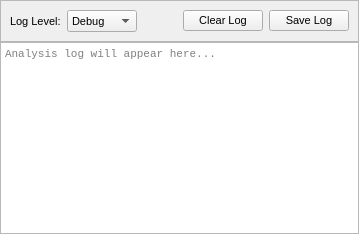
      <widget class="QWidget" name="logTab">
       <property name="sizePolicy">
        <sizepolicy hsizetype="Expanding" vsizetype="Preferred">
         <horstretch>0</horstretch>
         <verstretch>0</verstretch>
        </sizepolicy>
       </property>
       <attribute name="title">
        <string>Analysis Log</string>
       </attribute>
       <layout class="QVBoxLayout" name="logLayout">
        <property name="spacing">
         <number>0</number>
        </property>
        <property name="leftMargin">
         <number>0</number>
        </property>
        <property name="topMargin">
         <number>0</number>
        </property>
        <property name="rightMargin">
         <number>0</number>
        </property>
        <property name="bottomMargin">
         <number>0</number>
        </property>
        <item>
         <widget class="QFrame" name="logControlFrame">
          <property name="maximumSize">
           <size>
            <width>16777215</width>
            <height>60</height>
           </size>
          </property>
          <property name="font">
           <font>
            <pointsize>8</pointsize>
           </font>
          </property>
          <property name="frameShape">
           <enum>QFrame::StyledPanel</enum>
          </property>
          <layout class="QHBoxLayout" name="logControlLayout">
           <item>
            <widget class="QLabel" name="logLevelLabel">
             <property name="font">
              <font>
               <pointsize>8</pointsize>
              </font>
             </property>
             <property name="text">
              <string>Log Level:</string>
             </property>
            </widget>
           </item>
           <item>
            <widget class="QComboBox" name="logLevelCombo">
             <property name="font">
              <font>
               <pointsize>8</pointsize>
              </font>
             </property>
             <item>
              <property name="text">
               <string>Debug</string>
              </property>
             </item>
             <item>
              <property name="text">
               <string>Info</string>
              </property>
             </item>
             <item>
              <property name="text">
               <string>Warning</string>
              </property>
             </item>
             <item>
              <property name="text">
               <string>Error</string>
              </property>
             </item>
            </widget>
           </item>
           <item>
            <spacer name="horizontalSpacer">
             <property name="font">
              <font>
               <pointsize>8</pointsize>
              </font>
             </property>
             <property name="orientation">
              <enum>Qt::Horizontal</enum>
             </property>
             <property name="sizeHint" stdset="0">
              <size>
               <width>40</width>
               <height>20</height>
              </size>
             </property>
            </spacer>
           </item>
           <item>
            <widget class="QPushButton" name="clearLogButton">
             <property name="font">
              <font>
               <pointsize>8</pointsize>
              </font>
             </property>
             <property name="text">
              <string>Clear Log</string>
             </property>
            </widget>
           </item>
           <item>
            <widget class="QPushButton" name="saveLogButton">
             <property name="font">
              <font>
               <pointsize>8</pointsize>
              </font>
             </property>
             <property name="text">
              <string>Save Log</string>
             </property>
            </widget>
           </item>
          </layout>
         </widget>
        </item>
        <item>
         <widget class="QTextEdit" name="logTextEdit">
          <property name="font">
           <font>
            <family>Courier New</family>
            <pointsize>8</pointsize>
           </font>
          </property>
          <property name="readOnly">
           <bool>true</bool>
          </property>
          <property name="placeholderText">
           <string>Analysis log will appear here...</string>
          </property>
         </widget>
        </item>
       </layout>
      </widget>
